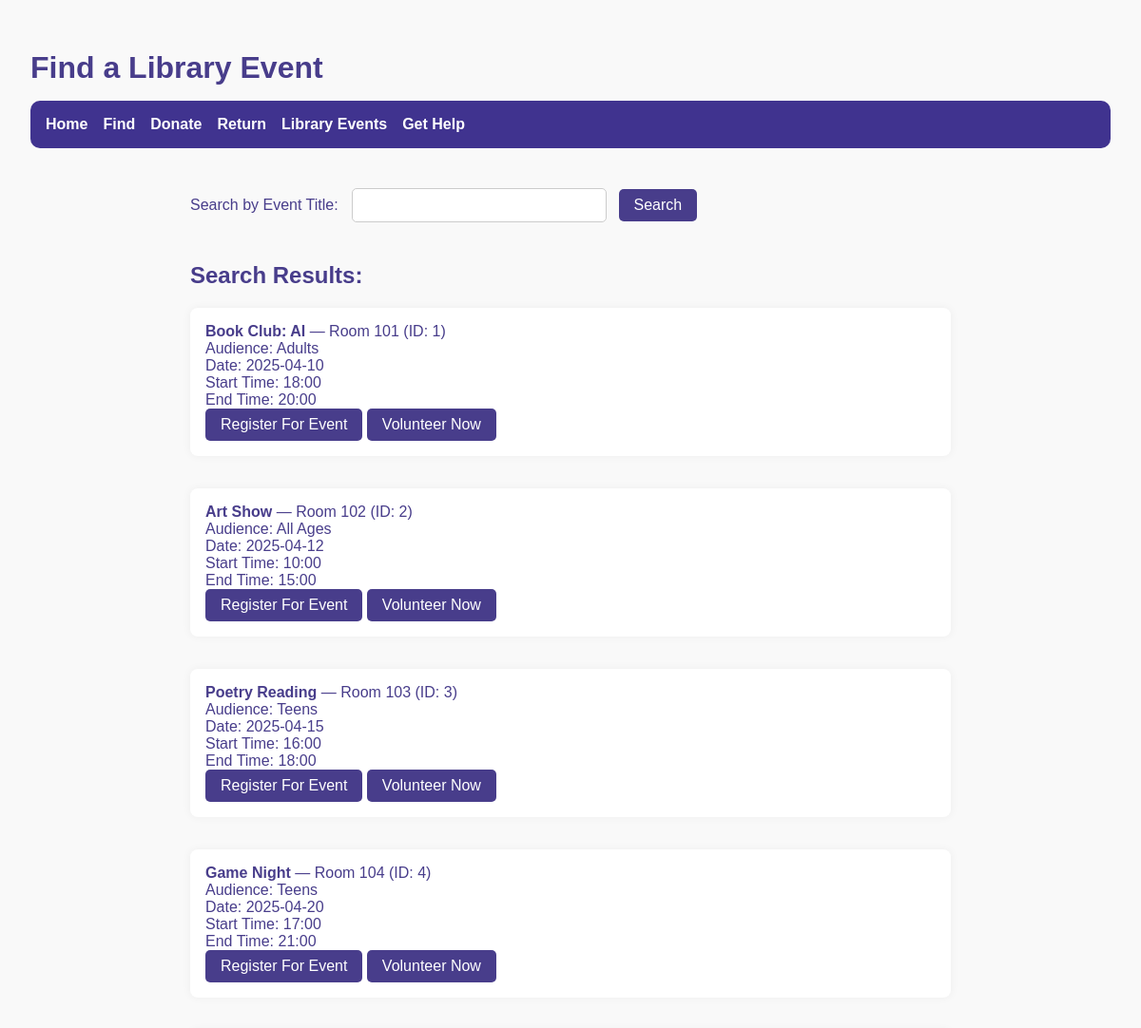
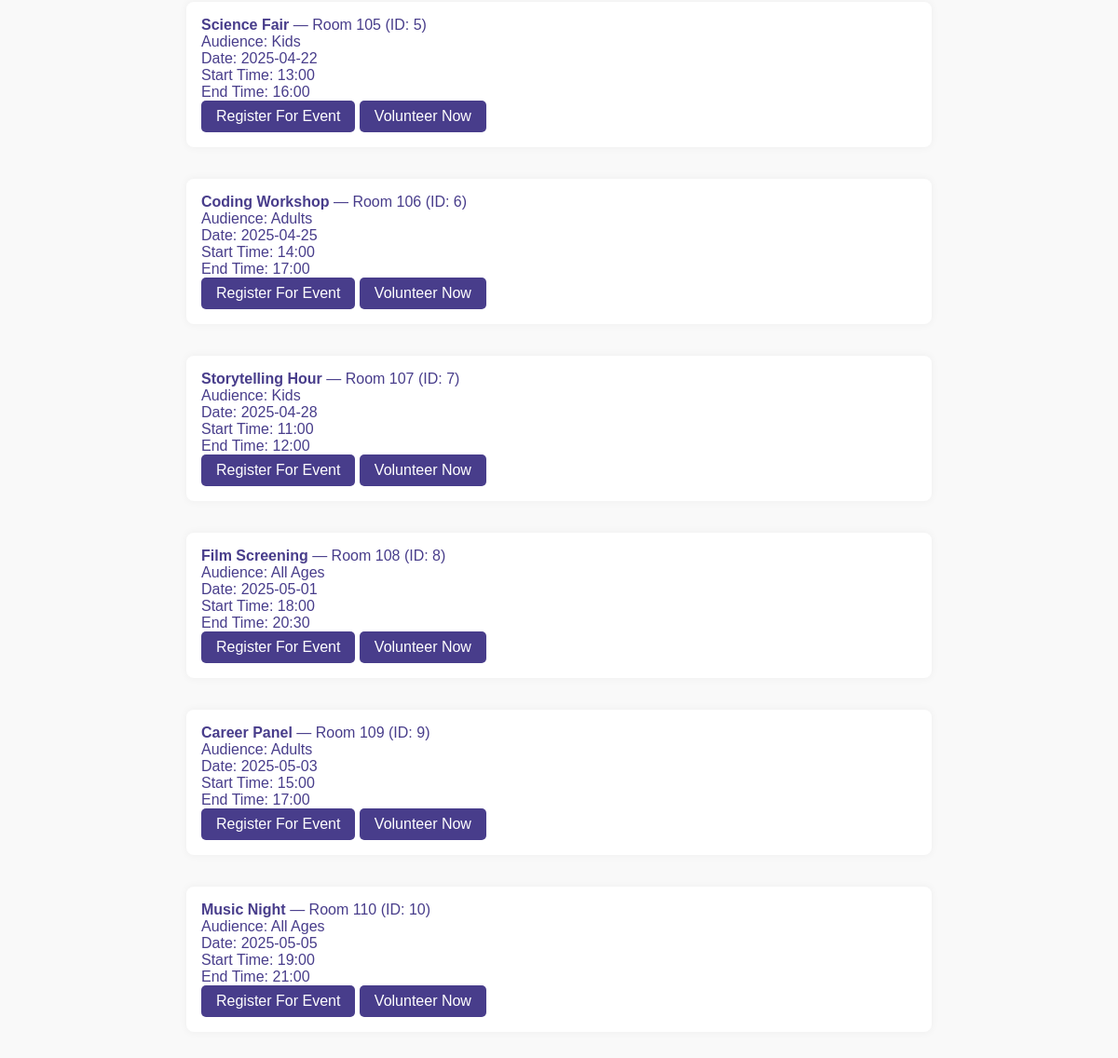
The app's page /findEvent with its own data (2 pictures, top to bottom).
### tables this page shows
CREATE TABLE LibraryEvents (
        event_id INTEGER PRIMARY KEY,
        location TEXT,
        title TEXT,
        audience TEXT,
        date TEXT,
        start_time TEXT,
        end_time TEXT
    );

### modules/routes.py (the view)
    @app.route('/findEvent', methods=['GET', 'POST'])
    def find_event():
        search_query = ''
        conn = sqlite3.connect('library.db')
        cur = conn.cursor()
        if request.method == 'POST':
            search_query = request.form['title']
        query = ('''
            SELECT *
            FROM LibraryEvents le
        ''')
        params = ()
        if search_query:
            query += ' WHERE le.title LIKE ?'
            params = (f'%{search_query}%',)
        cur.execute(query, params)
        eventResults = cur.fetchall()
        conn.close()
        return render_template('findEvent.html', eventResults=eventResults,search_query=search_query, message=request.args.get('message'))

### templates/findEvent.html (shortened to what this page needs)
{% extends 'base.html' %}
{% block head %}
    <h1>Find a Library Event</h1>
{% endblock %}
{% block body %}
    <form method="POST">
        <label for="title">Search by Event Title:</label>
        <input type="text" id="title" name="title" required>
        <button type="submit">Search</button>
    </form>
    {% if eventResults %}
        <h2>Search Results:</h2>
        <ul>
            {% for item in eventResults %}
                <li>
                    <strong>{{ item[2] }}</strong> — {{ item[1] }} (ID: {{ item[0] }})<br>
                    {% if item[3] %}
                        Audience: {{ item[3] }}<br>
                        Date: {{ item[4] }}<br>
                        Start Time: {{ item[5] }}<br>
                        End Time: {{ item[6] }}<br>
                        <button onclick="openForm('register-modal{{ item[0] }}')">Register For Event</button>
                        <button onclick="openForm('volunteer-modal{{ item[0] }}')">Volunteer Now</button>
                    {% endif %}
                </li><br>
            {% endfor %}
        </ul>
    {% elif request.method == 'POST' %}
        <p>No results found.</p>
    {% endif %}
{% endblock %}

### templates/base.html (shortened to what this page needs)
<!DOCTYPE html>
<html lang="en">
<head>
    <link rel="stylesheet" href="{{ url_for('static', filename='style.css') }}">
    {% block head %}{% endblock %}
</head>
<body>
    {% if request.path not in ['/', '/register'] %}
        <nav class="navbar">
            <a href="{{ url_for('index') }}">Home</a>
            <a href="{{ url_for('find_item') }}">Find</a>
            <a href="{{ url_for('donate_item') }}">Donate</a>
            <a href="{{ url_for('return_item') }}">Return</a>
            <a href="{{ url_for('find_event') }}">Library Events</a>
            <a href="{{ url_for('ask_librarian') }}">Get Help</a>
        </nav>
    {% endif %}
    <main>
        {% block body %}{% endblock %}
    </main>
</body>
</html>

### static/style.css (style rules this page uses)
body { margin: 0; font-family: sans-serif; color: darkslateblue; background-color: #f9f9f9; padding: 2rem; }
h1 { color: darkslateblue; margin-bottom: 1rem; }
form { margin-bottom: 2rem; }
input[type="text"] { padding: 0.5rem; font-size: 1rem; width: 250px; margin-right: 0.5rem; border: 1px solid #ccc; border-radius: 5px; }
button { padding: 0.5rem 1rem; font-size: 1rem; background-color: darkslateblue; color: white; border: none; border-radius: 5px; cursor: pointer; }
ul { list-style: none; padding: 0; }
li { background: white; padding: 1rem; margin-bottom: 1rem; border-radius: 8px; box-shadow: 0 0 10px rgba(0,0,0,0.05); }
input, #openEventForm { margin: 10px; padding: 8px; width: 80%; }
.navbar { background-color: #40338f; padding: 1rem; margin-bottom: 2rem; border-radius: 10px; display: flex; gap: 1rem; }
.navbar a { color: white; text-decoration: none; font-weight: bold; transition: color 0.3s; }
main { max-width: 800px; margin: auto; }

### records on screen
LibraryEvents: title "Book Club: AI", location "Room 101", event_id "1", audience "Adults", date "2025-04-10", start_time "18:00", end_time "20:00"
LibraryEvents: title "Art Show", location "Room 102", event_id "2", audience "All Ages", date "2025-04-12", start_time "10:00", end_time "15:00"
LibraryEvents: title "Poetry Reading", location "Room 103", event_id "3", audience "Teens", date "2025-04-15", start_time "16:00", end_time "18:00"
LibraryEvents: title "Game Night", location "Room 104", event_id "4", audience "Teens", date "2025-04-20", start_time "17:00", end_time "21:00"
LibraryEvents: title "Science Fair", location "Room 105", event_id "5", audience "Kids", date "2025-04-22", start_time "13:00", end_time "16:00"
LibraryEvents: title "Coding Workshop", location "Room 106", event_id "6", audience "Adults", date "2025-04-25", start_time "14:00", end_time "17:00"
LibraryEvents: title "Storytelling Hour", location "Room 107", event_id "7", audience "Kids", date "2025-04-28", start_time "11:00", end_time "12:00"
LibraryEvents: title "Film Screening", location "Room 108", event_id "8", audience "All Ages", date "2025-05-01", start_time "18:00", end_time "20:30"
LibraryEvents: title "Career Panel", location "Room 109", event_id "9", audience "Adults", date "2025-05-03", start_time "15:00", end_time "17:00"
LibraryEvents: title "Music Night", location "Room 110", event_id "10", audience "All Ages", date "2025-05-05", start_time "19:00", end_time "21:00"
